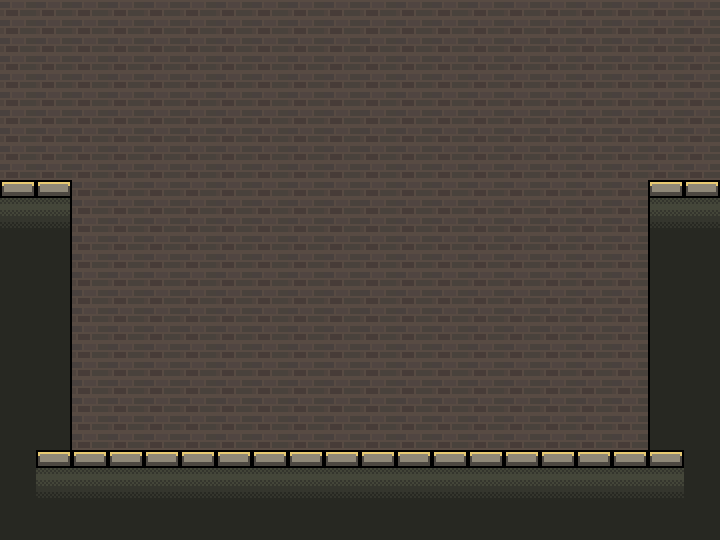

Rendered tile map (Tiled .tmx) drawn with the repository's tilesets; below, a short description and the map source with its tile grids summarised:
An orthogonal 20x30 tile map with 36x18 px tiles, 2 tile layers (background, layer) and 3 objects.

<map version="1.0" orientation="orthogonal" renderorder="right-down" width="20" height="30" tilewidth="36" tileheight="18">
 <tileset firstgid="1" name="tiles" tilewidth="36" tileheight="18">
  <image source="tiles.png" width="216" height="144" />
 </tileset>
 <layer name="background" width="20" height="30">
  <data>[600 cells, 600 non-empty, 1 distinct tile ids]</data>
 </layer>
 <layer name="layer" width="20" height="30">
  <data>[600 cells, 209 non-empty, 11 distinct tile ids]</data>
 </layer>
 <objectgroup name="ground">
  <object x="36" y="450" width="648" height="90" />
  <object x="0" y="180" width="72" height="360" />
  <object x="648" y="180" width="72" height="360" />
 </objectgroup>
</map>